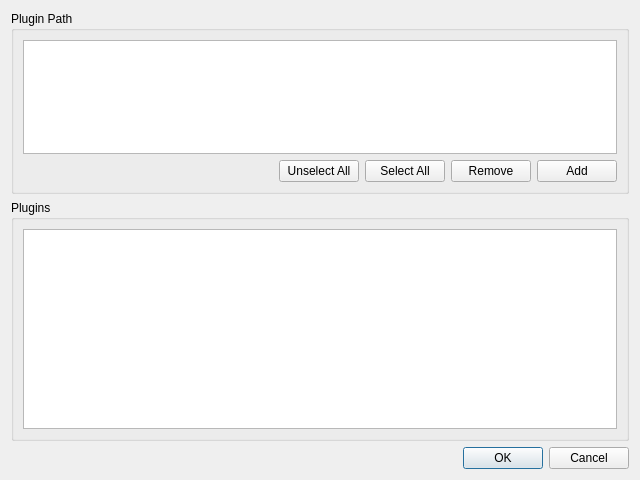
<?xml version="1.0" encoding="UTF-8"?>
<ui version="4.0">
 <class>GuiPluginManager</class>
 <widget class="QDialog" name="GuiPluginManager">
  <property name="geometry">
   <rect>
    <x>0</x>
    <y>0</y>
    <width>640</width>
    <height>480</height>
   </rect>
  </property>
  <property name="sizePolicy">
   <sizepolicy hsizetype="Preferred" vsizetype="Preferred">
    <horstretch>0</horstretch>
    <verstretch>0</verstretch>
   </sizepolicy>
  </property>
  <property name="minimumSize">
   <size>
    <width>640</width>
    <height>400</height>
   </size>
  </property>
  <property name="windowTitle">
   <string>Plugins</string>
  </property>
  <property name="styleSheet">
   <string notr="true"/>
  </property>
  <layout class="QVBoxLayout" name="verticalLayout">
   <item>
    <widget class="QGroupBox" name="groupBoxSetPluginPath">
     <property name="title">
      <string>Plugin Path</string>
     </property>
     <layout class="QVBoxLayout" name="verticalLayout_2">
      <item>
       <widget class="QTreeWidget" name="treeWidgetPluginPath">
        <property name="selectionMode">
         <enum>QAbstractItemView::ContiguousSelection</enum>
        </property>
        <attribute name="headerVisible">
         <bool>false</bool>
        </attribute>
        <column>
         <property name="text">
          <string notr="true">1</string>
         </property>
        </column>
       </widget>
      </item>
      <item>
       <layout class="QHBoxLayout" name="horizontalLayout">
        <item>
         <spacer name="horizontalSpacer">
          <property name="orientation">
           <enum>Qt::Horizontal</enum>
          </property>
          <property name="sizeHint" stdset="0">
           <size>
            <width>40</width>
            <height>20</height>
           </size>
          </property>
         </spacer>
        </item>
        <item>
         <widget class="QPushButton" name="pushButton_2">
          <property name="text">
           <string>Unselect All</string>
          </property>
         </widget>
        </item>
        <item>
         <widget class="QPushButton" name="pushButton">
          <property name="text">
           <string>Select All</string>
          </property>
         </widget>
        </item>
        <item>
         <widget class="QPushButton" name="pushButtonRemove">
          <property name="text">
           <string>Remove</string>
          </property>
         </widget>
        </item>
        <item>
         <widget class="QPushButton" name="pushButtonBrowsePath">
          <property name="text">
           <string>Add</string>
          </property>
         </widget>
        </item>
       </layout>
      </item>
     </layout>
    </widget>
   </item>
   <item>
    <widget class="QGroupBox" name="groupBoxTableViewPlugins">
     <property name="title">
      <string>Plugins</string>
     </property>
     <layout class="QHBoxLayout" name="horizontalLayout_2">
      <item>
       <widget class="QTableView" name="tableViewPlugins">
        <property name="sizePolicy">
         <sizepolicy hsizetype="Preferred" vsizetype="Preferred">
          <horstretch>0</horstretch>
          <verstretch>0</verstretch>
         </sizepolicy>
        </property>
        <property name="minimumSize">
         <size>
          <width>400</width>
          <height>200</height>
         </size>
        </property>
        <property name="maximumSize">
         <size>
          <width>16777215</width>
          <height>16777215</height>
         </size>
        </property>
        <property name="selectionMode">
         <enum>QAbstractItemView::SingleSelection</enum>
        </property>
        <property name="selectionBehavior">
         <enum>QAbstractItemView::SelectRows</enum>
        </property>
       </widget>
      </item>
     </layout>
    </widget>
   </item>
   <item>
    <widget class="QDialogButtonBox" name="buttonBox">
     <property name="standardButtons">
      <set>QDialogButtonBox::Cancel|QDialogButtonBox::Ok</set>
     </property>
    </widget>
   </item>
  </layout>
 </widget>
 <resources/>
 <connections>
  <connection>
   <sender>pushButton_2</sender>
   <signal>clicked()</signal>
   <receiver>treeWidgetPluginPath</receiver>
   <slot>clearSelection()</slot>
   <hints>
    <hint type="sourcelabel">
     <x>297</x>
     <y>146</y>
    </hint>
    <hint type="destinationlabel">
     <x>248</x>
     <y>80</y>
    </hint>
   </hints>
  </connection>
  <connection>
   <sender>pushButton</sender>
   <signal>clicked()</signal>
   <receiver>treeWidgetPluginPath</receiver>
   <slot>selectAll()</slot>
   <hints>
    <hint type="sourcelabel">
     <x>413</x>
     <y>146</y>
    </hint>
    <hint type="destinationlabel">
     <x>341</x>
     <y>75</y>
    </hint>
   </hints>
  </connection>
  <connection>
   <sender>buttonBox</sender>
   <signal>accepted()</signal>
   <receiver>GuiPluginManager</receiver>
   <slot>accept()</slot>
   <hints>
    <hint type="sourcelabel">
     <x>433</x>
     <y>452</y>
    </hint>
    <hint type="destinationlabel">
     <x>556</x>
     <y>347</y>
    </hint>
   </hints>
  </connection>
  <connection>
   <sender>buttonBox</sender>
   <signal>rejected()</signal>
   <receiver>GuiPluginManager</receiver>
   <slot>reject()</slot>
   <hints>
    <hint type="sourcelabel">
     <x>451</x>
     <y>452</y>
    </hint>
    <hint type="destinationlabel">
     <x>557</x>
     <y>314</y>
    </hint>
   </hints>
  </connection>
  <connection>
   <sender>pushButtonBrowsePath</sender>
   <signal>clicked()</signal>
   <receiver>GuiPluginManager</receiver>
   <slot>onAddPluginPath()</slot>
   <hints>
    <hint type="sourcelabel">
     <x>580</x>
     <y>156</y>
    </hint>
    <hint type="destinationlabel">
     <x>634</x>
     <y>110</y>
    </hint>
   </hints>
  </connection>
  <connection>
   <sender>pushButtonRemove</sender>
   <signal>clicked()</signal>
   <receiver>GuiPluginManager</receiver>
   <slot>onRemovePluginPath()</slot>
   <hints>
    <hint type="sourcelabel">
     <x>500</x>
     <y>151</y>
    </hint>
    <hint type="destinationlabel">
     <x>636</x>
     <y>67</y>
    </hint>
   </hints>
  </connection>
 </connections>
 <slots>
  <slot>onAddPluginPath()</slot>
  <slot>onRemovePluginPath()</slot>
 </slots>
</ui>
